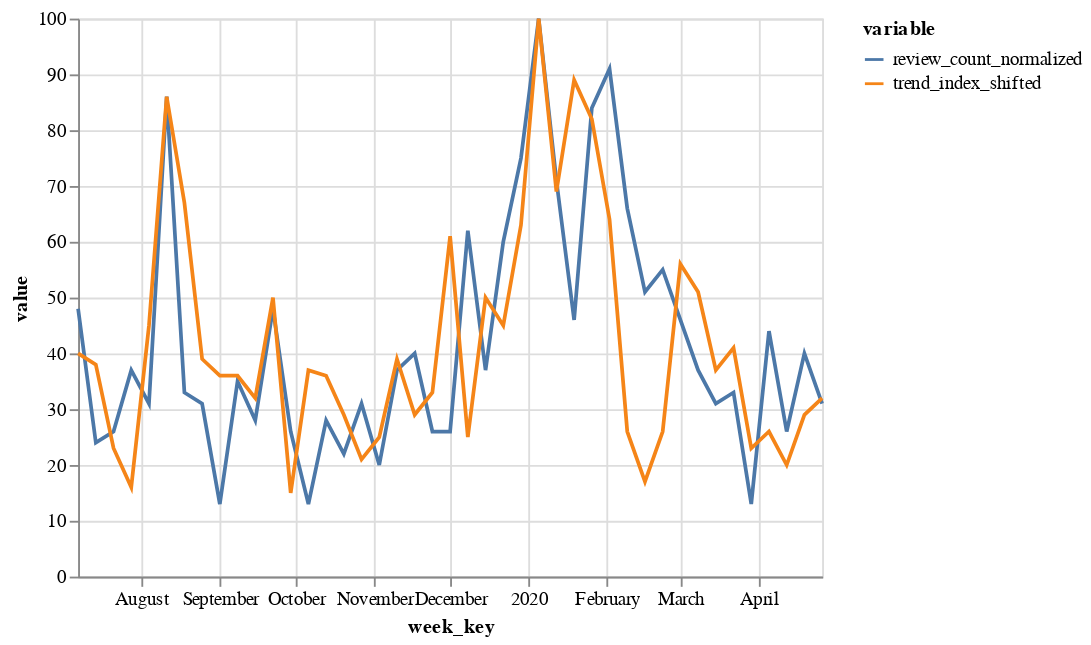

The cell this chart's notebook holds for it:
### Markdown cell above
Example of NC700

### Code cell
df_nc_700 = data_import_clean('NC700', 100)
df_nc_700['trend_index_shifted'] = df_nc_700['trend_index'].shift(6)
df_nc_700.dropna(subset=['review_count', 'trend_index_shifted'], how='any', inplace=True)
df_nc_700['review_count_normalized'] = (df_nc_700['review_count']/df_nc_700['review_count'].max()*100).astype(int)

alt.Chart(df_nc_700).mark_line().transform_fold(
    fold=['review_count_normalized', 'trend_index_shifted'], 
    as_=['variable', 'value']
).encode(
    x='week_key',
    y='value:Q',
    color='variable:N'
)

### Figure 1 — Vega-Lite specification as saved in the notebook (floating-point values rounded to 4 significant figures)
{"config": {"view": {"continuousWidth": 400, "continuousHeight": 300}}, "data": {"name": "data-427f03f3a81bcfeb4f87ad5dc1c3e8d8"}, "mark": "line", "encoding": {"color": {"type": "nominal", "field": "variable"}, "x": {"type": "temporal", "field": "week_key"}, "y": {"type": "quantitative", "field": "value"}}, "transform": [{"fold": ["review_count_normalized", "trend_index_shifted"], "as": ["variable", "value"]}], "$schema": "https://vega.github.io/schema/vega-lite/v4.8.1.json", "datasets": {"data-427f03f3a81bcfeb4f87ad5dc1c3e8d8": [{"review_date_key": "2019-07-07T00:00:00", "average_rating": 3.136, "review_count": 22.0, "Week": "2019-07-07T00:00:00", "trend_index": 67, "week_key": "2019-07-07T00:00:00", "product_name": "NC700", "price": 100, "trend_index_shifted": 40.0, "review_count_normalized": 48}, {"review_date_key": "2019-07-14T00:00:00", "average_rating": 3.727, "review_count": 11.0, "Week": "2019-07-14T00:00:00", "trend_index": 39, "week_key": "2019-07-14T00:00:00", "product_name": "NC700", "price": 100, "trend_index_shifted": 38.0, "review_count_normalized": 24}, {"review_date_key": "2019-07-21T00:00:00", "average_rating": 3.25, "review_count": 12.0, "Week": "2019-07-21T00:00:00", "trend_index": 36, "week_key": "2019-07-21T00:00:00", "product_name": "NC700", "price": 100, "trend_index_shifted": 23.0, "review_count_normalized": 26}, {"review_date_key": "2019-07-28T00:00:00", "average_rating": 3.471, "review_count": 17.0, "Week": "2019-07-28T00:00:00", "trend_index": 36, "week_key": "2019-07-28T00:00:00", "product_name": "NC700", "price": 100, "trend_index_shifted": 16.0, "review_count_normalized": 37}, {"review_date_key": "2019-08-04T00:00:00", "average_rating": 4.071, "review_count": 14.0, "Week": "2019-08-04T00:00:00", "trend_index": 32, "week_key": "2019-08-04T00:00:00", "product_name": "NC700", "price": 100, "trend_index_shifted": 45.0, "review_count_normalized": 31}, {"review_date_key": "2019-08-11T00:00:00", "average_rating": 3.897, "review_count": 39.0, "Week": "2019-08-11T00:00:00", "trend_index": 50, "week_key": "2019-08-11T00:00:00", "product_name": "NC700", "price": 100, "trend_index_shifted": 86.0, "review_count_normalized": 86}, {"review_date_key": "2019-08-18T00:00:00", "average_rating": 4.2, "review_count": 15.0, "Week": "2019-08-18T00:00:00", "trend_index": 15, "week_key": "2019-08-18T00:00:00", "product_name": "NC700", "price": 100, "trend_index_shifted": 67.0, "review_count_normalized": 33}, {"review_date_key": "2019-08-25T00:00:00", "average_rating": 3.714, "review_count": 14.0, "Week": "2019-08-25T00:00:00", "trend_index": 37, "week_key": "2019-08-25T00:00:00", "product_name": "NC700", "price": 100, "trend_index_shifted": 39.0, "review_count_normalized": 31}, {"review_date_key": "2019-09-01T00:00:00", "average_rating": 2.167, "review_count": 6.0, "Week": "2019-09-01T00:00:00", "trend_index": 36, "week_key": "2019-09-01T00:00:00", "product_name": "NC700", "price": 100, "trend_index_shifted": 36.0, "review_count_normalized": 13}, {"review_date_key": "2019-09-08T00:00:00", "average_rating": 4.312, "review_count": 16.0, "Week": "2019-09-08T00:00:00", "trend_index": 29, "week_key": "2019-09-08T00:00:00", "product_name": "NC700", "price": 100, "trend_index_shifted": 36.0, "review_count_normalized": 35}, {"review_date_key": "2019-09-15T00:00:00", "average_rating": 4.308, "review_count": 13.0, "Week": "2019-09-15T00:00:00", "trend_index": 21, "week_key": "2019-09-15T00:00:00", "product_name": "NC700", "price": 100, "trend_index_shifted": 32.0, "review_count_normalized": 28}, {"review_date_key": "2019-09-22T00:00:00", "average_rating": 4.409, "review_count": 22.0, "Week": "2019-09-22T00:00:00", "trend_index": 25, "week_key": "2019-09-22T00:00:00", "product_name": "NC700", "price": 100, "trend_index_shifted": 50.0, "review_count_normalized": 48}, {"review_date_key": "2019-09-29T00:00:00", "average_rating": 3.583, "review_count": 12.0, "Week": "2019-09-29T00:00:00", "trend_index": 39, "week_key": "2019-09-29T00:00:00", "product_name": "NC700", "price": 100, "trend_index_shifted": 15.0, "review_count_normalized": 26}, {"review_date_key": "2019-10-06T00:00:00", "average_rating": 2.667, "review_count": 6.0, "Week": "2019-10-06T00:00:00", "trend_index": 29, "week_key": "2019-10-06T00:00:00", "product_name": "NC700", "price": 100, "trend_index_shifted": 37.0, "review_count_normalized": 13}, {"review_date_key": "2019-10-13T00:00:00", "average_rating": 3.0, "review_count": 13.0, "Week": "2019-10-13T00:00:00", "trend_index": 33, "week_key": "2019-10-13T00:00:00", "product_name": "NC700", "price": 100, "trend_index_shifted": 36.0, "review_count_normalized": 28}, {"review_date_key": "2019-10-20T00:00:00", "average_rating": 4.1, "review_count": 10.0, "Week": "2019-10-20T00:00:00", "trend_index": 61, "week_key": "2019-10-20T00:00:00", "product_name": "NC700", "price": 100, "trend_index_shifted": 29.0, "review_count_normalized": 22}, {"review_date_key": "2019-10-27T00:00:00", "average_rating": 4.214, "review_count": 14.0, "Week": "2019-10-27T00:00:00", "trend_index": 25, "week_key": "2019-10-27T00:00:00", "product_name": "NC700", "price": 100, "trend_index_shifted": 21.0, "review_count_normalized": 31}, {"review_date_key": "2019-11-03T00:00:00", "average_rating": 4.111, "review_count": 9.0, "Week": "2019-11-03T00:00:00", "trend_index": 50, "week_key": "2019-11-03T00:00:00", "product_name": "NC700", "price": 100, "trend_index_shifted": 25.0, "review_count_normalized": 20}, {"review_date_key": "2019-11-10T00:00:00", "average_rating": 4.176, "review_count": 17.0, "Week": "2019-11-10T00:00:00", "trend_index": 45, "week_key": "2019-11-10T00:00:00", "product_name": "NC700", "price": 100, "trend_index_shifted": 39.0, "review_count_normalized": 37}, {"review_date_key": "2019-11-17T00:00:00", "average_rating": 4.0, "review_count": 18.0, "Week": "2019-11-17T00:00:00", "trend_index": 63, "week_key": "2019-11-17T00:00:00", "product_name": "NC700", "price": 100, "trend_index_shifted": 29.0, "review_count_normalized": 40}, {"review_date_key": "2019-11-24T00:00:00", "average_rating": 3.417, "review_count": 12.0, "Week": "2019-11-24T00:00:00", "trend_index": 100, "week_key": "2019-11-24T00:00:00", "product_name": "NC700", "price": 100, "trend_index_shifted": 33.0, "review_count_normalized": 26}, {"review_date_key": "2019-12-01T00:00:00", "average_rating": 3.417, "review_count": 12.0, "Week": "2019-12-01T00:00:00", "trend_index": 69, "week_key": "2019-12-01T00:00:00", "product_name": "NC700", "price": 100, "trend_index_shifted": 61.0, "review_count_normalized": 26}, {"review_date_key": "2019-12-08T00:00:00", "average_rating": 4.0, "review_count": 28.0, "Week": "2019-12-08T00:00:00", "trend_index": 89, "week_key": "2019-12-08T00:00:00", "product_name": "NC700", "price": 100, "trend_index_shifted": 25.0, "review_count_normalized": 62}, {"review_date_key": "2019-12-15T00:00:00", "average_rating": 3.471, "review_count": 17.0, "Week": "2019-12-15T00:00:00", "trend_index": 82, "week_key": "2019-12-15T00:00:00", "product_name": "NC700", "price": 100, "trend_index_shifted": 50.0, "review_count_normalized": 37}, {"review_date_key": "2019-12-22T00:00:00", "average_rating": 4.185, "review_count": 27.0, "Week": "2019-12-22T00:00:00", "trend_index": 64, "week_key": "2019-12-22T00:00:00", "product_name": "NC700", "price": 100, "trend_index_shifted": 45.0, "review_count_normalized": 60}, {"review_date_key": "2019-12-29T00:00:00", "average_rating": 3.971, "review_count": 34.0, "Week": "2019-12-29T00:00:00", "trend_index": 26, "week_key": "2019-12-29T00:00:00", "product_name": "NC700", "price": 100, "trend_index_shifted": 63.0, "review_count_normalized": 75}, {"review_date_key": "2020-01-05T00:00:00", "average_rating": 4.467, "review_count": 45.0, "Week": "2020-01-05T00:00:00", "trend_index": 17, "week_key": "2020-01-05T00:00:00", "product_name": "NC700", "price": 100, "trend_index_shifted": 100.0, "review_count_normalized": 100}, {"review_date_key": "2020-01-12T00:00:00", "average_rating": 4.25, "review_count": 32.0, "Week": "2020-01-12T00:00:00", "trend_index": 26, "week_key": "2020-01-12T00:00:00", "product_name": "NC700", "price": 100, "trend_index_shifted": 69.0, "review_count_normalized": 71}, {"review_date_key": "2020-01-19T00:00:00", "average_rating": 4.048, "review_count": 21.0, "Week": "2020-01-19T00:00:00", "trend_index": 56, "week_key": "2020-01-19T00:00:00", "product_name": "NC700", "price": 100, "trend_index_shifted": 89.0, "review_count_normalized": 46}, {"review_date_key": "2020-01-26T00:00:00", "average_rating": 4.5, "review_count": 38.0, "Week": "2020-01-26T00:00:00", "trend_index": 51, "week_key": "2020-01-26T00:00:00", "product_name": "NC700", "price": 100, "trend_index_shifted": 82.0, "review_count_normalized": 84}, {"review_date_key": "2020-02-02T00:00:00", "average_rating": 4.268, "review_count": 41.0, "Week": "2020-02-02T00:00:00", "trend_index": 37, "week_key": "2020-02-02T00:00:00", "product_name": "NC700", "price": 100, "trend_index_shifted": 64.0, "review_count_normalized": 91}, {"review_date_key": "2020-02-09T00:00:00", "average_rating": 4.333, "review_count": 30.0, "Week": "2020-02-09T00:00:00", "trend_index": 41, "week_key": "2020-02-09T00:00:00", "product_name": "NC700", "price": 100, "trend_index_shifted": 26.0, "review_count_normalized": 66}, {"review_date_key": "2020-02-16T00:00:00", "average_rating": 4.348, "review_count": 23.0, "Week": "2020-02-16T00:00:00", "trend_index": 23, "week_key": "2020-02-16T00:00:00", "product_name": "NC700", "price": 100, "trend_index_shifted": 17.0, "review_count_normalized": 51}, {"review_date_key": "2020-02-23T00:00:00", "average_rating": 4.24, "review_count": 25.0, "Week": "2020-02-23T00:00:00", "trend_index": 26, "week_key": "2020-02-23T00:00:00", "product_name": "NC700", "price": 100, "trend_index_shifted": 26.0, "review_count_normalized": 55}, {"review_date_key": "2020-03-01T00:00:00", "average_rating": 4.143, "review_count": 21.0, "Week": "2020-03-01T00:00:00", "trend_index": 20, "week_key": "2020-03-01T00:00:00", "product_name": "NC700", "price": 100, "trend_index_shifted": 56.0, "review_count_normalized": 46}, {"review_date_key": "2020-03-08T00:00:00", "average_rating": 4.471, "review_count": 17.0, "Week": "2020-03-08T00:00:00", "trend_index": 29, "week_key": "2020-03-08T00:00:00", "product_name": "NC700", "price": 100, "trend_index_shifted": 51.0, "review_count_normalized": 37}, {"review_date_key": "2020-03-15T00:00:00", "average_rating": 3.786, "review_count": 14.0, "Week": "2020-03-15T00:00:00", "trend_index": 32, "week_key": "2020-03-15T00:00:00", "product_name": "NC700", "price": 100, "trend_index_shifted": 37.0, "review_count_normalized": 31}, {"review_date_key": "2020-03-22T00:00:00", "average_rating": 2.867, "review_count": 15.0, "Week": "2020-03-22T00:00:00", "trend_index": 19, "week_key": "2020-03-22T00:00:00", "product_name": "NC700", "price": 100, "trend_index_shifted": 41.0, "review_count_normalized": 33}, {"review_date_key": "2020-03-29T00:00:00", "average_rating": 2.833, "review_count": 6.0, "Week": "2020-03-29T00:00:00", "trend_index": 39, "week_key": "2020-03-29T00:00:00", "product_name": "NC700", "price": 100, "trend_index_shifted": 23.0, "review_count_normalized": 13}, {"review_date_key": "2020-04-05T00:00:00", "average_rating": 3.35, "review_count": 20.0, "Week": "2020-04-05T00:00:00", "trend_index": 25, "week_key": "2020-04-05T00:00:00", "product_name": "NC700", "price": 100, "trend_index_shifted": 26.0, "review_count_normalized": 44}, {"review_date_key": "2020-04-12T00:00:00", "average_rating": 3.25, "review_count": 12.0, "Week": "2020-04-12T00:00:00", "trend_index": 33, "week_key": "2020-04-12T00:00:00", "product_name": "NC700", "price": 100, "trend_index_shifted": 20.0, "review_count_normalized": 26}, {"review_date_key": "2020-04-19T00:00:00", "average_rating": 3.0, "review_count": 18.0, "Week": "2020-04-19T00:00:00", "trend_index": 18, "week_key": "2020-04-19T00:00:00", "product_name": "NC700", "price": 100, "trend_index_shifted": 29.0, "review_count_normalized": 40}, {"review_date_key": "2020-04-26T00:00:00", "average_rating": 3.143, "review_count": 14.0, "Week": "2020-04-26T00:00:00", "trend_index": 27, "week_key": "2020-04-26T00:00:00", "product_name": "NC700", "price": 100, "trend_index_shifted": 32.0, "review_count_normalized": 31}]}}
